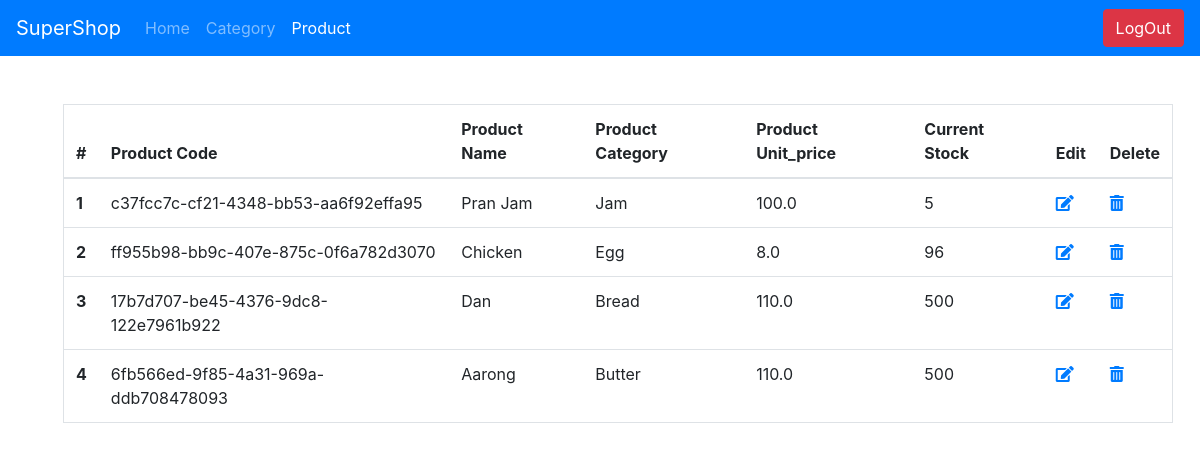
The app's page /supershop_admin/product/view/ (signed in), older data.
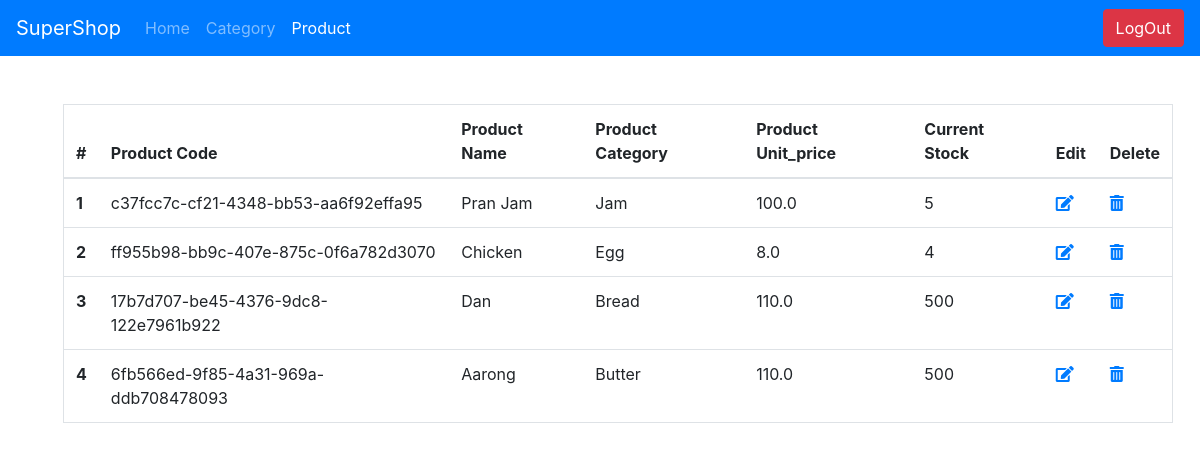
The same page, newer data.
### supershop_app/models.py (models this page shows, shortened)
class Product(models.Model):
    id = models.AutoField(primary_key=True)
    product_code = models.UUIDField(default=uuid.uuid4)
    product_name = models.CharField(max_length=255, blank=False, null=False, unique=True)
    product_category = models.ForeignKey(ProductCategory, on_delete=models.CASCADE)
    product_unit_price = models.FloatField(default=0.0)
    current_stock = models.PositiveIntegerField(default=0)

class ProductCategory(models.Model):
    id = models.AutoField(primary_key=True)
    category_code = models.UUIDField(default=uuid.uuid4)
    category_name = models.CharField(max_length=255, blank=False, null=False, unique=True)
    def __str__(self):
        return self.category_name

### supershop_app/views.py (the view, shortened to what this page needs)
# urls.py: path('supershop_admin/product/<str:ops>/', views.admin_product_operation, name="admin_product_operation"),
@login_required(login_url='/supershop_admin/')
def admin_product_operation(request, ops):
    if request.method == "POST":
        if ops == 'add':
            form = ProductForm(request.POST)
            if form.is_valid():
                messages.success(request, "Succesfully added.")
                form.save()
            else:
                messages.error(request, "Something Went Wrong.")
            return redirect("/supershop_admin/product/add/")
        elif 'edit' in ops:
            cat_id = ops.split('__')[-1]
            cat = models.Product.objects.filter(pk=cat_id).first()
            form = ProductEditForm(request.POST, instance=cat)
            if form.is_valid():
                form.save()
                messages.success(request, "Succesfully Updated.")
            else:
                messages.error(request, "Something Went Wrong.")
            return redirect("/supershop_admin/category/view/")
        elif 'delete' in ops:
            prod_id = ops.split('__')[-1]
            cat = models.Product.objects.filter(pk=prod_id).delete()
            return JsonResponse(1, safe=False)
    elif request.method == 'GET':
        if ops == 'add':
            form = ProductForm()
            return render(request, "all_forms.html",
                          context={"is_logged_in": request.user.is_authenticated,
                                   "form": form,
                                   "title": "Add Product",
                                   "admin": 1,
                                   'logout': request.user.is_authenticated,
                                   "btn_name": "ADD Product",
                                   "admin_product": "active"})
        elif ops == 'view':
            all_products = models.Product.objects.all()
            return render(request, 'view_products.html',
                          context={
                              'is_logged_in': request.user.is_authenticated,
                              "products": all_products,
                              "title": "View Products",
                              "admin": 1,
                              'logout': request.user.is_authenticated,
                              "admin_product": "active"
                          })
        else:
            return redirect("admin_product")

### supershop_app/templates/supershop_app/view_products.html (shortened to what this page needs)
{% extends 'base.html' %}
{% load static %}
{% block content %}
    <div class="container m-5">
        <table class="table border">
            <thead>
                <tr>
                    <th scope="col">#</th>
                    <th scope="col">Product Code</th>
                    <th scope="col">Product Name</th>
                    <th scope="col">Product Category</th>
                    <th scope="col">Product Unit_price</th>
                    <th scope="col">Current Stock</th>
                    <th scope="col">Edit</th>
                    <th scope="col">Delete</th>
                </tr>
            </thead>
            <tbody>
            {% for product in products %}
                <tr>
                    <th scope="row">{{ forloop.counter }}</th>
                    <td>{{ product.product_code }}</td>
                    <td>{{ product.product_name }}</td>
                    <td>{{ product.product_category }}</td>
                    <td>{{ product.product_unit_price }}</td>
                    <td>{{ product.current_stock }}</td>
                    <td><a href="/supershop_admin/product/edit__{{ product.pk }}/"><i class="fas fa-edit"></i></a></td>
                    <td><a onclick="deleteFunc({{ product.pk }})" href="" ><i class="fas fa-trash-alt"></i></a></td>
                </tr>
            {% endfor %}
            </tbody>
        </table>
    </div>
{% endblock %}

Row changes from the older to the newer data that the page shows:
changed Product "ff955b98-bb9c-407e-875c-0f6a782d3070": current_stock "96" → "4"
